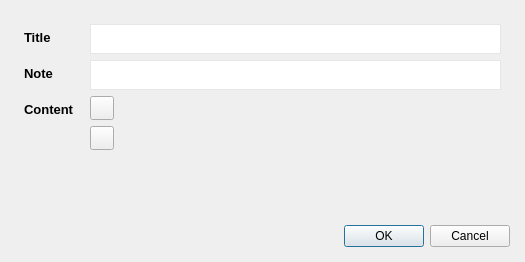
<?xml version="1.0" encoding="UTF-8"?>
<ui version="4.0">
 <class>Dialog</class>
 <widget class="QDialog" name="Dialog">
  <property name="geometry">
   <rect>
    <x>0</x>
    <y>0</y>
    <width>525</width>
    <height>262</height>
   </rect>
  </property>
  <property name="windowTitle">
   <string>Dialog</string>
  </property>
  <layout class="QVBoxLayout" name="verticalLayout_7">
   <property name="spacing">
    <number>10</number>
   </property>
   <property name="leftMargin">
    <number>15</number>
   </property>
   <property name="topMargin">
    <number>15</number>
   </property>
   <property name="rightMargin">
    <number>15</number>
   </property>
   <property name="bottomMargin">
    <number>15</number>
   </property>
   <item>
    <widget class="QScrollArea" name="scrollArea">
     <property name="styleSheet">
      <string notr="true">QScrollArea {
    border: none;
}

QScrollBar:vertical {

}</string>
     </property>
     <property name="widgetResizable">
      <bool>true</bool>
     </property>
     <widget class="QWidget" name="scrollAreaWidgetContents">
      <property name="geometry">
       <rect>
        <x>0</x>
        <y>0</y>
        <width>495</width>
        <height>199</height>
       </rect>
      </property>
      <layout class="QVBoxLayout" name="verticalLayout_5">
       <item>
        <layout class="QHBoxLayout" name="horizontalLayout">
         <item>
          <layout class="QVBoxLayout" name="verticalLayout">
           <property name="spacing">
            <number>0</number>
           </property>
           <property name="sizeConstraint">
            <enum>QLayout::SizeConstraint::SetDefaultConstraint</enum>
           </property>
           <property name="topMargin">
            <number>5</number>
           </property>
           <item>
            <widget class="QLabel" name="lb_title">
             <property name="minimumSize">
              <size>
               <width>60</width>
               <height>16</height>
              </size>
             </property>
             <property name="maximumSize">
              <size>
               <width>60</width>
               <height>16</height>
              </size>
             </property>
             <property name="font">
              <font>
               <family>Arial</family>
               <pointsize>10</pointsize>
               <bold>true</bold>
              </font>
             </property>
             <property name="layoutDirection">
              <enum>Qt::LayoutDirection::LeftToRight</enum>
             </property>
             <property name="text">
              <string>Title</string>
             </property>
             <property name="alignment">
              <set>Qt::AlignmentFlag::AlignLeading|Qt::AlignmentFlag::AlignLeft|Qt::AlignmentFlag::AlignVCenter</set>
             </property>
            </widget>
           </item>
           <item>
            <spacer name="verticalSpacer">
             <property name="orientation">
              <enum>Qt::Orientation::Vertical</enum>
             </property>
             <property name="sizeType">
              <enum>QSizePolicy::Policy::Preferred</enum>
             </property>
             <property name="sizeHint" stdset="0">
              <size>
               <width>20</width>
               <height>40</height>
              </size>
             </property>
            </spacer>
           </item>
          </layout>
         </item>
         <item>
          <widget class="QPlainTextEdit" name="textedit_title">
           <property name="sizePolicy">
            <sizepolicy hsizetype="Expanding" vsizetype="Preferred">
             <horstretch>0</horstretch>
             <verstretch>0</verstretch>
            </sizepolicy>
           </property>
           <property name="minimumSize">
            <size>
             <width>0</width>
             <height>30</height>
            </size>
           </property>
           <property name="maximumSize">
            <size>
             <width>16777215</width>
             <height>30</height>
            </size>
           </property>
           <property name="font">
            <font>
             <family>Arial</family>
             <pointsize>10</pointsize>
            </font>
           </property>
           <property name="styleSheet">
            <string notr="true">QPlainTextEdit {
    border: 1px solid#e6e6e6;
    background-color: white;
}</string>
           </property>
           <property name="verticalScrollBarPolicy">
            <enum>Qt::ScrollBarPolicy::ScrollBarAlwaysOff</enum>
           </property>
           <property name="horizontalScrollBarPolicy">
            <enum>Qt::ScrollBarPolicy::ScrollBarAlwaysOff</enum>
           </property>
           <property name="plainText">
            <string/>
           </property>
          </widget>
         </item>
        </layout>
       </item>
       <item>
        <layout class="QHBoxLayout" name="horizontalLayout_2">
         <item>
          <layout class="QVBoxLayout" name="verticalLayout_2">
           <property name="spacing">
            <number>0</number>
           </property>
           <property name="sizeConstraint">
            <enum>QLayout::SizeConstraint::SetDefaultConstraint</enum>
           </property>
           <property name="topMargin">
            <number>5</number>
           </property>
           <item>
            <widget class="QLabel" name="lb_note">
             <property name="minimumSize">
              <size>
               <width>60</width>
               <height>16</height>
              </size>
             </property>
             <property name="maximumSize">
              <size>
               <width>60</width>
               <height>16</height>
              </size>
             </property>
             <property name="font">
              <font>
               <family>Arial</family>
               <pointsize>10</pointsize>
               <bold>true</bold>
              </font>
             </property>
             <property name="layoutDirection">
              <enum>Qt::LayoutDirection::LeftToRight</enum>
             </property>
             <property name="text">
              <string>Note</string>
             </property>
             <property name="alignment">
              <set>Qt::AlignmentFlag::AlignLeading|Qt::AlignmentFlag::AlignLeft|Qt::AlignmentFlag::AlignVCenter</set>
             </property>
            </widget>
           </item>
           <item>
            <spacer name="verticalSpacer_2">
             <property name="orientation">
              <enum>Qt::Orientation::Vertical</enum>
             </property>
             <property name="sizeType">
              <enum>QSizePolicy::Policy::Preferred</enum>
             </property>
             <property name="sizeHint" stdset="0">
              <size>
               <width>20</width>
               <height>40</height>
              </size>
             </property>
            </spacer>
           </item>
          </layout>
         </item>
         <item>
          <widget class="QPlainTextEdit" name="textedit_note">
           <property name="sizePolicy">
            <sizepolicy hsizetype="Expanding" vsizetype="Preferred">
             <horstretch>0</horstretch>
             <verstretch>0</verstretch>
            </sizepolicy>
           </property>
           <property name="minimumSize">
            <size>
             <width>0</width>
             <height>30</height>
            </size>
           </property>
           <property name="maximumSize">
            <size>
             <width>16777215</width>
             <height>30</height>
            </size>
           </property>
           <property name="font">
            <font>
             <family>Arial</family>
             <pointsize>10</pointsize>
            </font>
           </property>
           <property name="styleSheet">
            <string notr="true">QPlainTextEdit {
    border: 1px solid#e6e6e6;
    background-color: white;
}</string>
           </property>
           <property name="verticalScrollBarPolicy">
            <enum>Qt::ScrollBarPolicy::ScrollBarAlwaysOff</enum>
           </property>
           <property name="horizontalScrollBarPolicy">
            <enum>Qt::ScrollBarPolicy::ScrollBarAlwaysOff</enum>
           </property>
           <property name="plainText">
            <string/>
           </property>
          </widget>
         </item>
        </layout>
       </item>
       <item>
        <layout class="QHBoxLayout" name="horizontalLayout_4">
         <item>
          <layout class="QVBoxLayout" name="verticalLayout_4">
           <property name="spacing">
            <number>0</number>
           </property>
           <property name="sizeConstraint">
            <enum>QLayout::SizeConstraint::SetDefaultConstraint</enum>
           </property>
           <property name="topMargin">
            <number>5</number>
           </property>
           <item>
            <widget class="QLabel" name="lb_content">
             <property name="minimumSize">
              <size>
               <width>60</width>
               <height>16</height>
              </size>
             </property>
             <property name="maximumSize">
              <size>
               <width>60</width>
               <height>16</height>
              </size>
             </property>
             <property name="font">
              <font>
               <family>Arial</family>
               <pointsize>10</pointsize>
               <bold>true</bold>
              </font>
             </property>
             <property name="layoutDirection">
              <enum>Qt::LayoutDirection::LeftToRight</enum>
             </property>
             <property name="text">
              <string>Content</string>
             </property>
             <property name="alignment">
              <set>Qt::AlignmentFlag::AlignLeading|Qt::AlignmentFlag::AlignLeft|Qt::AlignmentFlag::AlignVCenter</set>
             </property>
            </widget>
           </item>
           <item>
            <spacer name="verticalSpacer_4">
             <property name="orientation">
              <enum>Qt::Orientation::Vertical</enum>
             </property>
             <property name="sizeType">
              <enum>QSizePolicy::Policy::Expanding</enum>
             </property>
             <property name="sizeHint" stdset="0">
              <size>
               <width>20</width>
               <height>40</height>
              </size>
             </property>
            </spacer>
           </item>
          </layout>
         </item>
         <item>
          <layout class="QVBoxLayout" name="verticalLayout_6">
           <item>
            <widget class="QPushButton" name="btn_add">
             <property name="minimumSize">
              <size>
               <width>24</width>
               <height>24</height>
              </size>
             </property>
             <property name="maximumSize">
              <size>
               <width>24</width>
               <height>24</height>
              </size>
             </property>
             <property name="text">
              <string/>
             </property>
             <property name="icon">
              <iconset resource="res.qrc">
               <normaloff>:/icons/plus.png</normaloff>:/icons/plus.png</iconset>
             </property>
            </widget>
           </item>
           <item>
            <widget class="QPushButton" name="btn_rm">
             <property name="minimumSize">
              <size>
               <width>24</width>
               <height>24</height>
              </size>
             </property>
             <property name="maximumSize">
              <size>
               <width>24</width>
               <height>24</height>
              </size>
             </property>
             <property name="text">
              <string/>
             </property>
             <property name="icon">
              <iconset resource="res.qrc">
               <normaloff>:/icons/minus.png</normaloff>:/icons/minus.png</iconset>
             </property>
            </widget>
           </item>
           <item>
            <spacer name="verticalSpacer_5">
             <property name="orientation">
              <enum>Qt::Orientation::Vertical</enum>
             </property>
             <property name="sizeType">
              <enum>QSizePolicy::Policy::Expanding</enum>
             </property>
             <property name="sizeHint" stdset="0">
              <size>
               <width>20</width>
               <height>40</height>
              </size>
             </property>
            </spacer>
           </item>
          </layout>
         </item>
         <item>
          <widget class="QListWidget" name="list_content">
           <property name="sizePolicy">
            <sizepolicy hsizetype="Expanding" vsizetype="Expanding">
             <horstretch>0</horstretch>
             <verstretch>0</verstretch>
            </sizepolicy>
           </property>
           <property name="minimumSize">
            <size>
             <width>0</width>
             <height>80</height>
            </size>
           </property>
           <property name="styleSheet">
            <string notr="true">QListWidget {
	background: transparent;
	border: none;
}</string>
           </property>
          </widget>
         </item>
        </layout>
       </item>
      </layout>
     </widget>
    </widget>
   </item>
   <item>
    <widget class="QDialogButtonBox" name="buttonBox">
     <property name="orientation">
      <enum>Qt::Orientation::Horizontal</enum>
     </property>
     <property name="standardButtons">
      <set>QDialogButtonBox::StandardButton::Cancel|QDialogButtonBox::StandardButton::Ok</set>
     </property>
    </widget>
   </item>
  </layout>
 </widget>
 <resources>
  <include location="res.qrc"/>
 </resources>
 <connections>
  <connection>
   <sender>buttonBox</sender>
   <signal>accepted()</signal>
   <receiver>Dialog</receiver>
   <slot>accept()</slot>
   <hints>
    <hint type="sourcelabel">
     <x>248</x>
     <y>254</y>
    </hint>
    <hint type="destinationlabel">
     <x>157</x>
     <y>274</y>
    </hint>
   </hints>
  </connection>
  <connection>
   <sender>buttonBox</sender>
   <signal>rejected()</signal>
   <receiver>Dialog</receiver>
   <slot>reject()</slot>
   <hints>
    <hint type="sourcelabel">
     <x>316</x>
     <y>260</y>
    </hint>
    <hint type="destinationlabel">
     <x>286</x>
     <y>274</y>
    </hint>
   </hints>
  </connection>
 </connections>
</ui>
